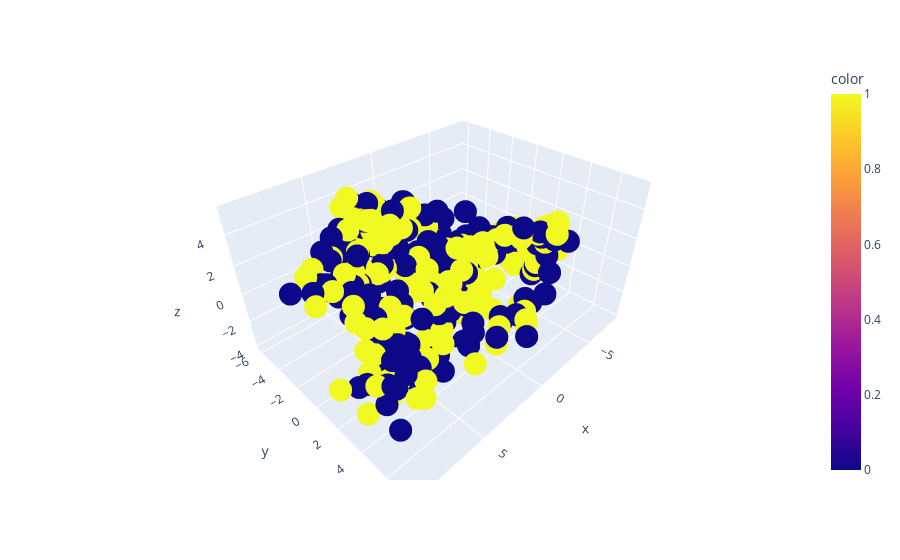

Here is the notebook cell this chart was saved with:
### Code cell
px.scatter_3d(x=x_testdf.iloc[:,0],y=x_testdf.iloc[:,1],z=x_testdf.iloc[:,2], color= y_test)

### Figure 1 — Plotly figure (JSON) as saved in the notebook; plotly's stock layout.template omitted (floating-point values rounded to 4 significant figures; data arrays with more than 128 entries replaced by an {"elided": "..."} marker saying what was removed)
{"data": [{"hovertemplate": "x=%{x}<br>y=%{y}<br>z=%{z}<br>color=%{marker.color}<extra></extra>", "legendgroup": "", "marker": {"color": {"elided": "404 int values"}, "coloraxis": "coloraxis", "symbol": "circle"}, "mode": "markers", "name": "", "scene": "scene", "showlegend": false, "type": "scatter3d", "x": {"elided": "404 float values"}, "y": {"elided": "404 float values"}, "z": {"elided": "404 float values"}}], "layout": {"coloraxis": {"colorbar": {"title": {"text": "color"}}, "colorscale": [[0, "#0d0887"], [0.1111, "#46039f"], [0.2222, "#7201a8"], [0.3333, "#9c179e"], [0.4444, "#bd3786"], [0.5556, "#d8576b"], [0.6667, "#ed7953"], [0.7778, "#fb9f3a"], [0.8889, "#fdca26"], [1, "#f0f921"]]}, "legend": {"tracegroupgap": 0}, "margin": {"t": 60}, "scene": {"domain": {"x": [0, 1], "y": [0, 1]}, "xaxis": {"title": {"text": "x"}}, "yaxis": {"title": {"text": "y"}}, "zaxis": {"title": {"text": "z"}}}}}
